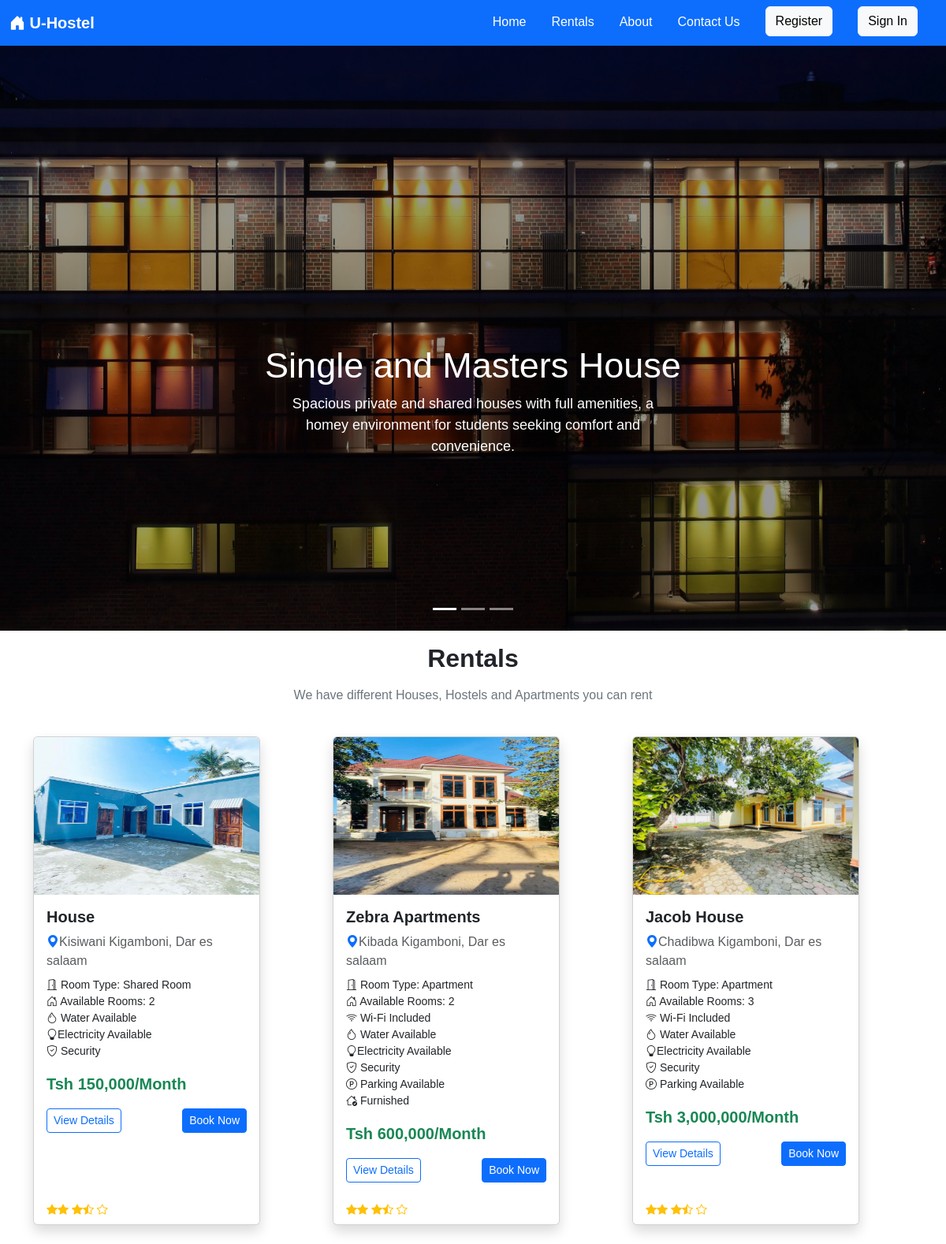
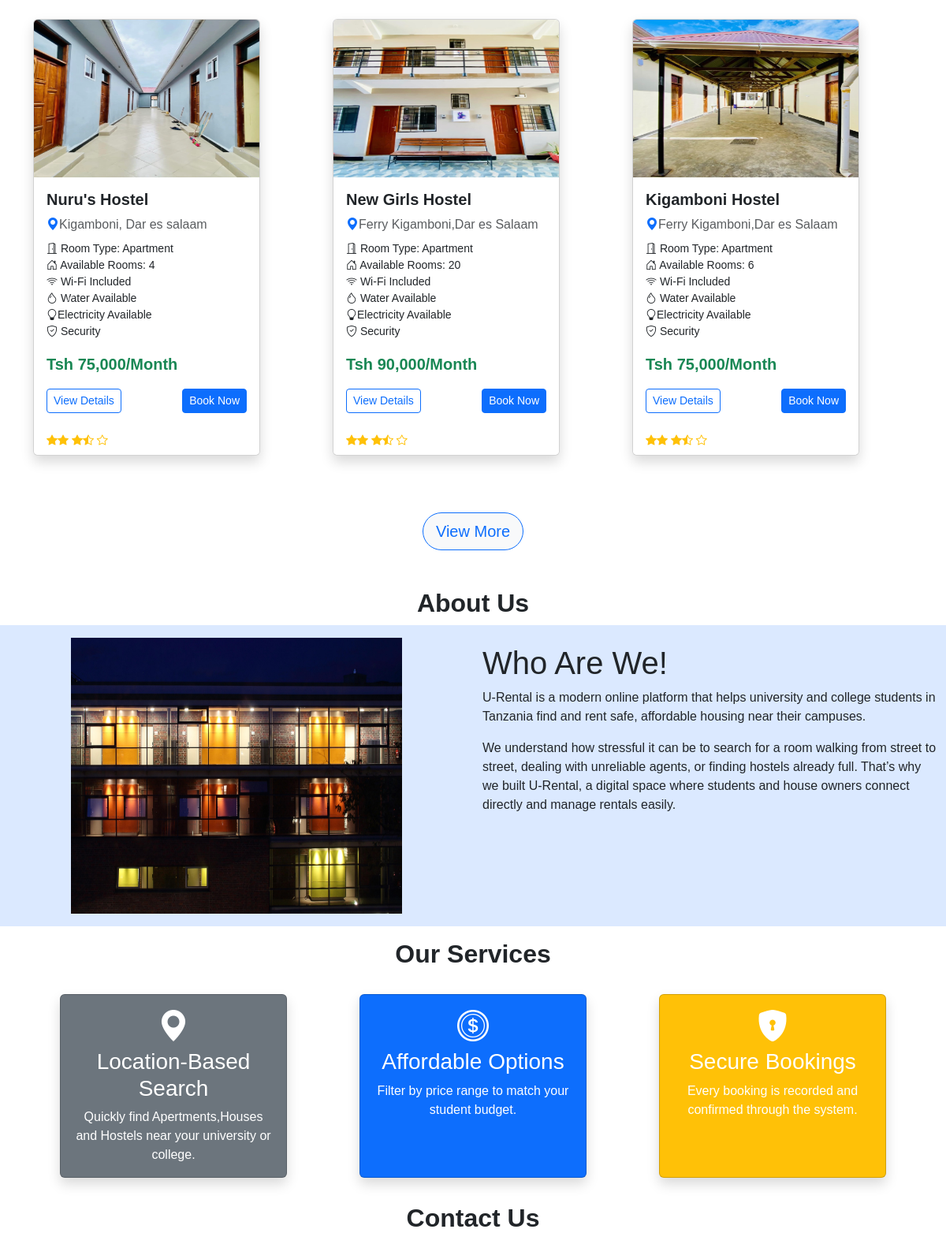
/real.php (upper part), run on the app's committed database (2 pictures, top to bottom).
### tables this page shows
CREATE TABLE `properties` (
  `Id` int(11) NOT NULL,
  `Owner_id` int(11) NOT NULL,
  `Names` varchar(100) NOT NULL,
  `Locations` varchar(100) NOT NULL,
  `Types` varchar(50) NOT NULL,
  `Price` decimal(10,2) NOT NULL,
  `Available_rooms` int(11) NOT NULL,
  `Amenities` text DEFAULT NULL,
  `Descriptions` varchar(255) DEFAULT NULL,
  `Statuses` varchar(20) DEFAULT 'available',
  `Created_at` timestamp NOT NULL DEFAULT current_timestamp(),
  `Image1` varchar(255) DEFAULT NULL,
  `Image2` varchar(255) DEFAULT NULL,
  `Image3` varchar(255) DEFAULT NULL,
  `Image4` varchar(255) DEFAULT NULL,
  `approval` varchar(60) NOT NULL DEFAULT 'Pending'
);

### real.php (the view, shortened to what this page needs)
<?php
include_once 'db.php';
  $sql1 = "SELECT * FROM properties WHERE approval='Approved' AND statuses='available'  ORDER BY Id DESC LIMIT 6";
  $result2 = mysqli_query($conn,$sql1);
?>
<!DOCTYPE html>
<html lang="en">
<head>
    <link href="https://cdn.jsdelivr.net/npm/bootstrap@5.3.8/dist/css/bootstrap.min.css" rel="stylesheet">
    <link rel="stylesheet" href="https://cdn.jsdelivr.net/npm/bootstrap-icons@1.13.1/font/bootstrap-icons.min.css">
     <link rel="stylesheet" href="style.css">
</head>
<body>
<nav class="navbar navbar-expand-md bg-primary fixed-top">
    <div class="container-fluid d-flex align-items-center justify-content-between">
      <a class="navbar-brand text-white" href="#">
        <span class="fw-bold">
          <i class="bi bi-house-door-fill"></i>
          U-Hostel
        </span>
      </a>
      <div class="offcanvas offcanvas-end  text-center" tabindex="-1" id="offcanvasNavbar" aria-labelledby="offcanvasNavbarLabel">
        <div class="offcanvas-body ">
          <ul class="navbar-nav nav-underline justify-content-end align center flex-grow-1 pe-3">
            <li class="nav-item">
              <a class="nav-link text-dark text-md-white" aria-current="page" href="#">Home</a>
            </li>
            <li class="nav-item">
              <a class="nav-link text-dark text-md-white" href="#rental">Rentals</a>
            </li>
            <li class="nav-item">
              <a class="nav-link text-dark text-md-white" href="#aboutUs">About</a>
            </li>
            <li class="nav-item">
              <a class="nav-link text-dark text-md-white" href="#contactUs">Contact Us</a>
            </li>
            <li class="nav-item d-none d-md-inline mx-2">
              <a class="btn btn-light" href="SignUp.php">Register</a>
            </li>
            <li class="nav-item d-none d-md-inline mx-2">
              <a class="btn btn-light" href="SignIn.php">Sign In</a>
            </li>
          </ul>
        </div>
      </div>
    </div>
</nav>
<section id="intro">
  <div id="carouselExampleCaptions" class="carousel slide">
    <div class="carousel-indicators">
      <button type="button" data-bs-target="#carouselExampleCaptions" data-bs-slide-to="0" class="active" aria-current="true" aria-label="Slide 1"></button>
      <button type="button" data-bs-target="#carouselExampleCaptions" data-bs-slide-to="1" aria-label="Slide 2"></button>
      <button type="button" data-bs-target="#carouselExampleCaptions" data-bs-slide-to="2" aria-label="Slide 3"></button>
    </div>
    <div class="carousel-inner">
      <div class="carousel-item active">
        <img src="images/flats-4417311_1920.jpg" class="d-block w-100" alt="Single and Masters House">
        <div class="carousel-caption">
          <h5>Single and Masters House</h5>
          <p>Spacious private and shared houses with full amenities, a homey environment for students seeking comfort and convenience.</p>
        </div>
      </div>
    </div>
   </div>
    <button class="carousel-control-prev" type="button" data-bs-target="#carouselExampleCaptions" data-bs-slide="prev">
      <span class="carousel-control-prev-icon" aria-hidden="true"></span>
    </button>
    <button class="carousel-control-next" type="button" data-bs-target="#carouselExampleCaptions" data-bs-slide="next">
      <span class="carousel-control-next-icon" aria-hidden="true"></span>
    </button>
  </section>
  <section id="rental">
    <h2 class="fw-bold text-center my-3">Rentals</h2>
    <p class="text-secondary text-center">We have different Houses, Hostels and Apartments you can rent</p>
    <div class="container-md">
      <div class="row justify-content-center">
      <?php
      if(mysqli_num_rows($result2)>0) {
          while($row2 = mysqli_fetch_assoc($result2)){
            $imgPath = 'images/'.$row2['Image1'];
      echo'
        <div class="col-8 col-md-6 col-lg-4 my-4 ">
          <div class="card shadow" style="width: 18rem; height:100%;">
            <img src="'.$imgPath.'" class="card-img-top" style="height: 200px; " alt="Property Image">
            <div class="card-body">
              <h5 class="card-title fw-bold">'.$row2["Names"].'</h5>
              <p class="text-muted mb-2"><i class="bi bi-geo-alt-fill text-primary"></i>'.$row2["Locations"].'</p>
              <ul class="list-unstyled small mb-3">
                <li><i class="bi bi-door-open"></i> Room Type: '.$row2["Types"].'</li>
                <li><i class="bi bi-house-door"></i> Available Rooms: '.$row2["Available_rooms"].'</li>';
                ?>
                <?php
                  $anems = explode(',',$row2["Amenities"]);
                  foreach($anems as $anem){
                    if($anem === "Wi-Fi"){
                      echo '<li><i class="bi bi-wifi"></i> Wi-Fi Included</li>';
                    }
                    if($anem === "Water"){
                      echo '<li><i class="bi bi-droplet"></i> Water Available</li>';
                    }
                    if($anem === "Electricity"){
                      echo '<li><i class="bi bi-lightbulb"></i>Electricity Available</li>';
                    }
                    if($anem === "Security"){
                      echo '<li><i class="bi bi-shield-check"></i> Security</li>';
                    }
                    if($anem === "Parking"){
                      echo '<li><i class="bi bi-p-circle"></i></i> Parking Available</li>';
                    }
                    if($anem === "Furnished"){
                      echo '<li><i class="bi bi-house-check"></i> Furnished</li>';
                    }
                  }
                   echo'</ul>';
          ?>
          <?php
          echo'
              <p class="fw-bold fs-5 text-success">Tsh '.number_format($row2["Price"]).'/Month</p>
              <div class="d-flex justify-content-between">
                <a href="student/viewProperty.php?id='.$row2["Id"].'" class="btn btn-outline-primary btn-sm">View Details</a>
                <a href="student/bookProperty.php?id='.$row2["Id"].'"  class="btn btn-primary btn-sm">Book Now</a>
              </div>
            </div>
            <div class="card-footer bg-white border-0">
              <div class="text-warning small">
                <i class="bi bi-star-fill"></i><i class="bi bi-star-fill"></i>
                <i class="bi bi-star-fill"></i><i class="bi bi-star-half"></i>
                <i class="bi bi-star"></i>
                <small class="text-muted"></small>
              </div>
            </div>
          </div>
        </div>';
                }
              }else{
               echo' <p class="text-dark text-center">No property has been listed for rental yet! </p>';
              }
      ?>
      </div>
       <div class="d-flex justify-content-center m-5">
          <a href="student/rental.php" class="btn btn-lg btn-light text-primary border-primary rounded-5">View More</a>
        </div>
      </div>
  </section>
   <section id="aboutUs">
    <h2 class="fw-bold text-center">About Us</h2>
    <div class="aboutUs py-3">
    <div class="container-xxl">
      <div class="row">
        <div class="col text-center col-md-7 col-lg-6 col-xxl-5">
          <img src="images/flats-4417311_1920.jpg" class="img" style="max-width: 420px; height: 350px;" alt="">
        </div>
        <div class="col-12 my-2 col-md-5 col-lg-6 col-xxl-6 ">
          <h1>Who Are We!</h1>
         <p class="display">U-Rental is a modern online platform that helps university and college students in Tanzania find and rent safe, affordable housing near their campuses.</p>
        <p class="display">We understand how stressful it can be to search for a room walking from street to street, dealing with unreliable agents, or finding hostels already full.
        That’s why we built U-Rental, a digital space where students and house owners connect directly and manage rentals easily.</p>
      </div>
    </div>
  </div>
   </section>
    <section id="services" >
      <h2 class="fw-bold text-center my-3">Our Services</h2>
      <div class="container-lg">
        <div class="row text-center ">
          <div class="d-flex justify-content-center my-3 col-lg-4">
        <div class="card  text-lead text-white bg-secondary shadow" style="width: 18rem;">
          <div class="card-body">
            <h1 class="card-title"><i class="bi bi-geo-alt-fill"></i></h1>
            <h3 class="card-subtitle mb-2 text-body-white">Location-Based Search</h3>
            <p class="card-text">Quickly find Apertments,Houses and Hostels near your university or college.</p>
          </div></div></div>
          <div class="d-flex justify-content-center my-3 col-lg-4">
        <div class="card  text-white text-lead bg-primary shadow" style="width: 18rem;">
          <div class="card-body">
            <h1 class="card-title"><i class="bi bi-coin"></i></h1>
            <h3 class="card-subtitle mb-2 text-body-primary">Affordable Options</h3>
            <p class="card-text">Filter by price range to match your student budget.</p>
          </div></div></div>
          <div class="d-flex justify-content-center my-3 col-lg-4">
        <div class="card text-white text-lead bg-warning  shadow" style="width: 18rem;">
          <div class="card-body">
            <h1 class="card-title"><i class="bi bi-shield-lock-fill"></i></h1>
            <h3 class="card-subtitle mb-2 text-body-white">Secure Bookings</h3>
            <p class="card-text">Every booking is recorded and confirmed through the system.</p>
          </div>
        </div></div>
      </div>
    </section>
    <section id="contactUs">
      <h2 class="fw-bold text-center my-3">Contact Us</h2>
    </section>
</body>
</html>

### style.css (style rules this page uses)
body { font-family: Poppins,sans-serif; overflow-x: hidden; height: 100vh; }
@media (min-width: 768px) { .text-md-white { color: white !important; } }
.carousel-item img { width: 100%; height: 100vh; min-height: 300px; }
.carousel-caption { bottom: 200px; z-index: 2; }
.carousel-caption h5 { font-size: 45px; }
.carousel-caption p { width: 60%; margin: auto; font-size: 18px; }
.carousel-inner::before { content: ''; position: absolute; width: 100%; height: 100%; top: 0; left: 0; background: hsla(0, 0%, 0%, 0.404); z-index: 1; }
.aboutUs { background-color: rgba(15, 110, 252, 0.15); }

### data on the page
properties: Image1 (picture), Names "House", Locations "Kisiwani Kigamboni, Dar es salaam", Types "Shared Room", Available_rooms "2", Price "150,000"
properties: Image1 (picture), Names "Zebra Apartments", Locations "Kibada Kigamboni, Dar es salaam", Types "Apartment", Available_rooms "2", Price "600,000"
properties: Image1 (picture), Names "Jacob House", Locations "Chadibwa Kigamboni, Dar es salaam", Types "Apartment", Available_rooms "3", Price "3,000,000"
properties: Image1 (picture), Names "Nuru's Hostel", Locations "Kigamboni, Dar es salaam", Types "Apartment", Available_rooms "4", Price "75,000"
properties: Image1 (picture), Names "New Girls Hostel", Locations "Ferry Kigamboni,Dar es Salaam", Types "Apartment", Available_rooms "20", Price "90,000"
properties: Image1 (picture), Names "Kigamboni Hostel", Locations "Ferry Kigamboni,Dar es Salaam", Types "Apartment", Available_rooms "6", Price "75,000"
